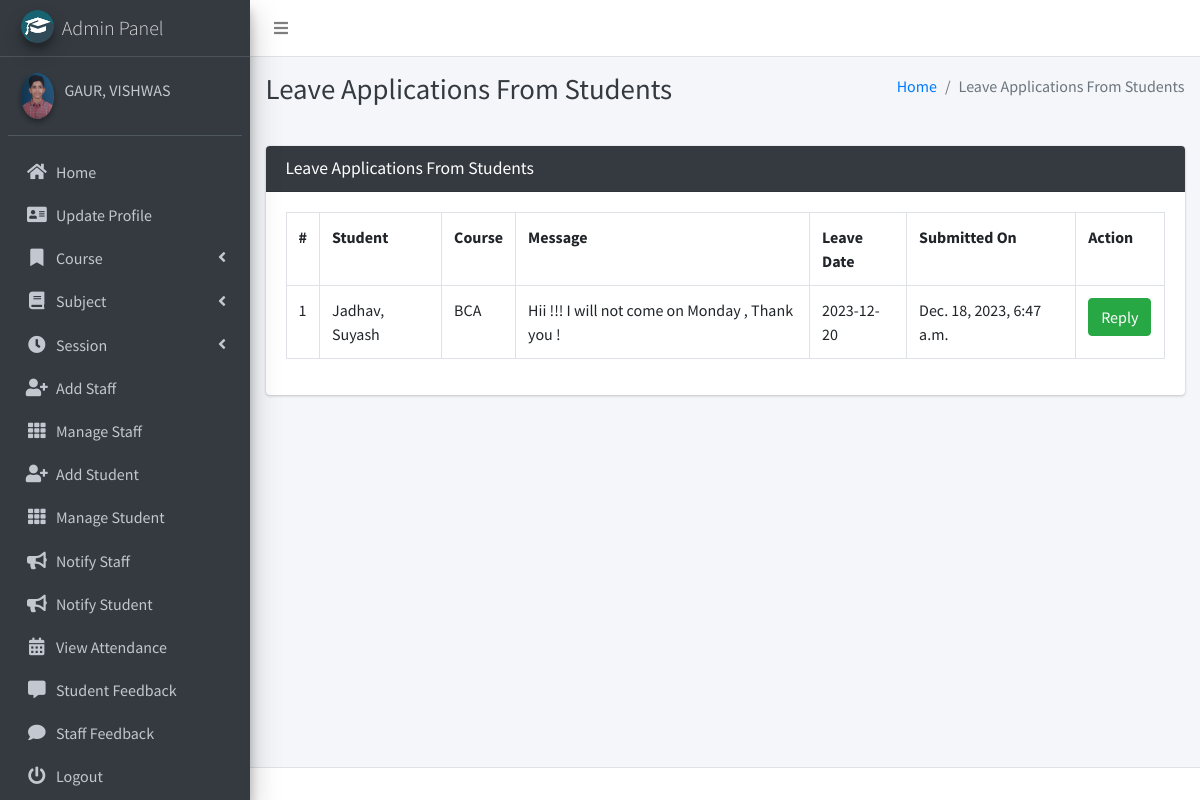
The page /student/view/leave/ (signed in) on the database its author committed.
### main_app/models.py (models this page shows)
class CustomUser(AbstractUser):
    USER_TYPE = ((1, "HOD"), (2, "Staff"), (3, "Student"))
    GENDER = [("M", "Male"), ("F", "Female")]
    username = None  # Removed username, using email instead
    email = models.EmailField(unique=True)
    user_type = models.CharField(default=1, choices=USER_TYPE, max_length=1)
    gender = models.CharField(max_length=1, choices=GENDER)
    profile_pic = models.ImageField()
    address = models.TextField()
    fcm_token = models.TextField(default="")  # For firebase notifications
    created_at = models.DateTimeField(auto_now_add=True)
    updated_at = models.DateTimeField(auto_now=True)
    USERNAME_FIELD = "email"
    REQUIRED_FIELDS = []
    objects = CustomUserManager()
    def __str__(self):
        return self.last_name + ", " + self.first_name

class LeaveReportStudent(models.Model):
    student = models.ForeignKey(Student, on_delete=models.CASCADE)
    date = models.CharField(max_length=60)
    message = models.TextField()
    status = models.SmallIntegerField(default=0)
    created_at = models.DateTimeField(auto_now_add=True)
    updated_at = models.DateTimeField(auto_now=True)

class Student(models.Model):
    admin = models.OneToOneField(CustomUser, on_delete=models.CASCADE)
    course = models.ForeignKey(Course, on_delete=models.DO_NOTHING, null=True, blank=False)
    session = models.ForeignKey(Session, on_delete=models.DO_NOTHING, null=True)
    def __str__(self):
        return self.admin.last_name + ", " + self.admin.first_name

class Course(models.Model):
    name = models.CharField(max_length=120)
    created_at = models.DateTimeField(auto_now_add=True)
    updated_at = models.DateTimeField(auto_now=True)
    def __str__(self):
        return self.name

### main_app/hod_views.py (the view, shortened to what this page needs)
# urls.py: path("student/view/leave/", hod_views.view_student_leave,
@csrf_exempt
def view_student_leave(request):
    if request.method != 'POST':
        allLeave = LeaveReportStudent.objects.all()
        context = {
            'allLeave': allLeave,
            'page_title': 'Leave Applications From Students'
        }
        return render(request, "hod_template/student_leave_view.html", context)

### main_app/templates/hod_template/student_leave_view.html (shortened to what this page needs)
{% extends 'main_app/base.html' %}
{% load static %}
{% block page_title %}{{page_title}}{% endblock page_title %}
{% block content %}
<section class="content">
    <div class="container-fluid">
        <div class="row">
            <div class="col-md-12">
                <div class="card card-dark">
                    <div class="card-header">
                        <h3 class="card-title">{{page_title}}</h3>
                    </div>
                    <div class="table card-body">
                        <table class="table table-bordered table-hover">
                            <tr>
                                <th>#</th>
                                <th>Student</th>
                                <th>Course</th>
                                <th>Message</th>
                                <th>Leave Date</th>
                                <th>Submitted On</th>
                                <th>Action</th>
                            </tr>
                            {% for leave in  allLeave %}
                              <tr>
                                  <td>{{forloop.counter}}</td>
                                  <td>{{leave.student}}</td>
                                  <td>{{leave.student.course}}</td>
                                  <td>{{leave.message}}</td>
                                  <td>{{leave.date}}</td>
                                  <td>{{leave.created_at}}</td>
                                      {% if leave.status == 0 %}
                                           <td> <button data-toggle = "modal" data-target = "#reply_modal" value="{{leave.id}}" class="btn btn-success reply_open_modal">Reply</button>
{% elif leave.status == -1 %}
<td><span  class='badge badge-danger'>Rejected</span></td>
{% else %}
<td><span  class='badge badge-success'>Approved</span></td>
                                            <td>{{feedback.updated_at}}</td>
                                      {% endif %}
                                  </td>
                              </tr>
                            {% endfor %}
                        </table>
                    </div>
                    </div>
            </div>
        </div>
    </div>
</section>
{% endblock content %}

### main_app/templates/main_app/sidebar_template.html (shortened to what this page needs)
{% load static %}
<aside class="main-sidebar sidebar-dark-info elevation-4">
    {% if request.user.user_type == '1' %}
    <a href="{% url 'admin_home' %}" class="brand-link">
        <img src="{% static 'dist/img/cmsl.png' %} " alt="AdminLTE Logo"
            class="brand-image img-circle elevation-3" >
        <span class="brand-text font-weight-light">Admin Panel</span>
    </a>
    <div class="sidebar">
        <div class="user-panel mt-3 pb-3 mb-3 d-flex">
            <div class="image">
                <img src="{{ request.user.profile_pic}}" class="img-circle elevation-2" alt="User Image">
            </div>
            <div class="info">
                <a href="#" class="d-block">{{user}}</a>
            </div>
        </div>
        <nav class="mt-2">
            <ul class="nav nav-pills nav-sidebar flex-column" data-widget="treeview" role="menu" data-accordion="false">
                <li class="nav-item">
                    {% url 'admin_home' as admin_home %}
                    <a href="{{admin_home}}" class="nav-link {% if admin_home == request.path %} active {% endif %}">
                        <i class="nav-icon fas fa-home"></i>
                        <p>
                            Home
                        </p>
                    </a>
                </li>
                <li class="nav-item">
                    {% url 'admin_view_profile' as admin_view_profile %}
                    <a href="{{admin_view_profile}}"
                        class="nav-link {% if admin_view_profile == request.path %} active {% endif %}">
                        <i class="nav-icon fas fa-address-card"></i>
                        <p>
                            Update Profile
                        </p>
                    </a>
                </li>
                <li class="nav-item has-treeview">
                    <a href="#" class="nav-link">
                        <i class="nav-icon fas fa-bookmark"></i>
                        <p>
                            Course
                            <i class="fas fa-angle-left right"></i>
                        </p>
                    </a>
                </li>
                <li class="nav-item has-treeview">
                    <a href="#" class="nav-link">
                        <i class="nav-icon fas fa-book"></i>
                        <p>
                            Subject
                            <i class="fas fa-angle-left right"></i>
                        </p>
                    </a>
                </li>
                <li class="nav-item has-treeview">
                    <a href="#" class="nav-link">
                        <i class="nav-icon fas fa-clock"></i>
                        <p>
                            Session
                            <i class="fas fa-angle-left right"></i>
                        </p>
                    </a>
                </li>
                <li class="nav-item">
                    {% url 'add_staff' as add_staff %}
                    <a href="{{add_staff}}" class="nav-link {% if add_staff == request.path %} active {% endif %}">
                        <i class="nav-icon fas fa-user-plus"></i>
                        <p>
                            Add Staff
                        </p>
                    </a>
                </li>
                <li class="nav-item">
                    {% url 'manage_staff' as manage_staff %}
                    {% url 'edit_staff' staff_id as edit_staff %}
                    <a href="{{manage_staff}}"
                        class="nav-link {% if manage_staff == request.path or request.path == edit_staff %} active {% endif %}">
                        <i class="nav-icon fas fa-th"></i>
                        <p>
                            Manage Staff
                        </p>
                    </a>
                </li>
                <li class="nav-item">
                    {% url 'add_student' as add_student%}
                    <a href="{{add_student}}" class="nav-link  {% if add_student == request.path %} active {% endif %}">
                        <i class="nav-icon fas fa-user-plus"></i>
                        <p>
                            Add Student
                        </p>
                    </a>
                </li>
                <li class="nav-item">
                    {% url 'manage_student' as manage_student %}
                    {% url 'edit_student' student_id as edit_student %}
                    <a href="{{manage_student}}"
                        class="nav-link  {% if edit_student == request.path or manage_student == request.path %} active {% endif %}">
                        <i class="nav-icon fas fa-th"></i>
                        <p>
                            Manage Student
                        </p>
                    </a>
                </li>
                <li class="nav-item">
                    {% url 'admin_notify_staff' as admin_notify_staff %}
                    <a href="{{admin_notify_staff}}"
                        class="nav-link {% if admin_notify_staff == request.path %} active {% endif %}">
                        <i class="nav-icon fas fa-bullhorn"></i>
                        <p>
                            Notify Staff
                        </p>
                    </a>
                </li>
                <li class="nav-item">
                    {% url 'admin_notify_student' as admin_notify_student %}
                    <a href="{{admin_notify_student}}"
                        class="nav-link {% if admin_notify_student == request.path %} active {% endif %}">
                        <i class="nav-icon fas fa-bullhorn"></i>
                        <p>
                            Notify Student
                        </p>
                    </a>
                </li>
                <li class="nav-item">
                    {% url 'admin_view_attendance' as admin_view_attendance %}
                <li class="nav-item">
                    <a href="{{admin_view_attendance}}"
                        class="nav-link  {% if admin_view_attendance == request.path %} active {% endif %}">
                        <i class="nav-icon fas fa-calendar-alt"></i>
                        <p>
                            View Attendance
                        </p>
                    </a>
                </li>
                <li class="nav-item">
                    {% url 'student_feedback_message' as student_feedback_message %}
                    <a href="{{ student_feedback_message }}"
                        class="nav-link  {% if student_feedback_message == request.path %} active {% endif %}">
                        <i class="nav-icon fas fa-comment-alt"></i>
                        <p>
                            Student Feedback
                        </p>
                    </a>
                </li>
                <li class="nav-item">
                    {% url 'staff_feedback_message' as staff_feedback_message %}
                    <a href="{{staff_feedback_message}}"
                        class="nav-link   {% if staff_feedback_message == request.path %} active {% endif %}">
                        <i class="nav-icon fas fa-comment"></i>
                        <p>
                            Staff Feedback
                        </p>
                    </a>
                </li>
                                        {% endif %}
                                        <li class="nav-item">
                                            <a href="{% url 'user_logout' %}"
                                                onclick="return confirm('Your session would be terminated.\n\nProceed?')"
                                                class="nav-link">
                                                <i class="nav-icon fas fa-power-off"></i>
                                                <p>
                                                    Logout
                                                </p>
                                            </a>
                                        </li>
                                    </ul>
                                </nav>
                            </div>
</aside>

### rows shown on the page
CustomUser: last_name+first_name "GAUR, VISHWAS"
LeaveReportStudent: student "Jadhav, Suyash", student.course "BCA", message "Hii !!! I will not come on Monday , Thank you !", date "2023-12-20", created_at "Dec. 18, 2023, 6:47 a.m."

### other values the page prints
{{ page_title }} "Leave Applications From Students"
